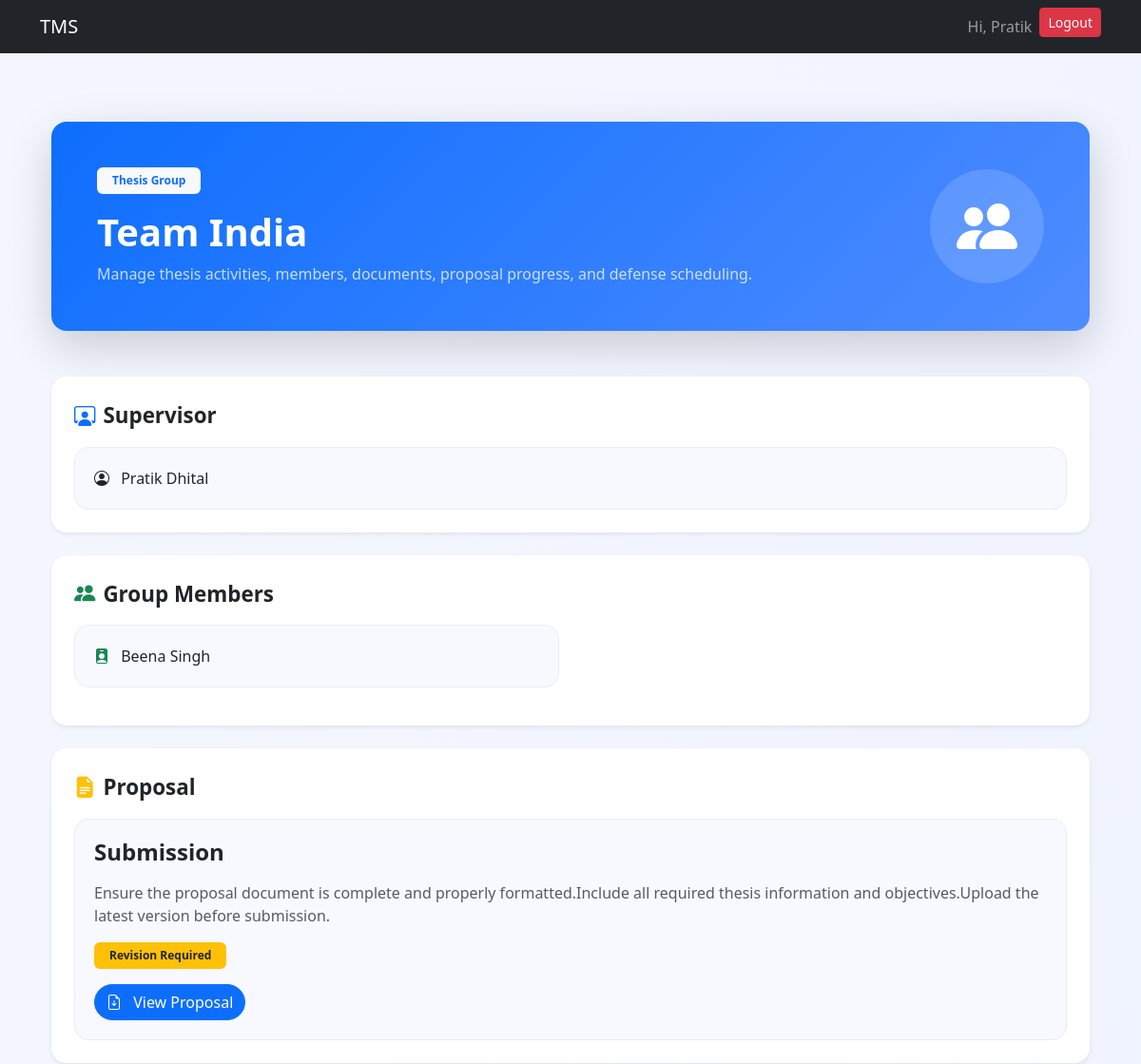
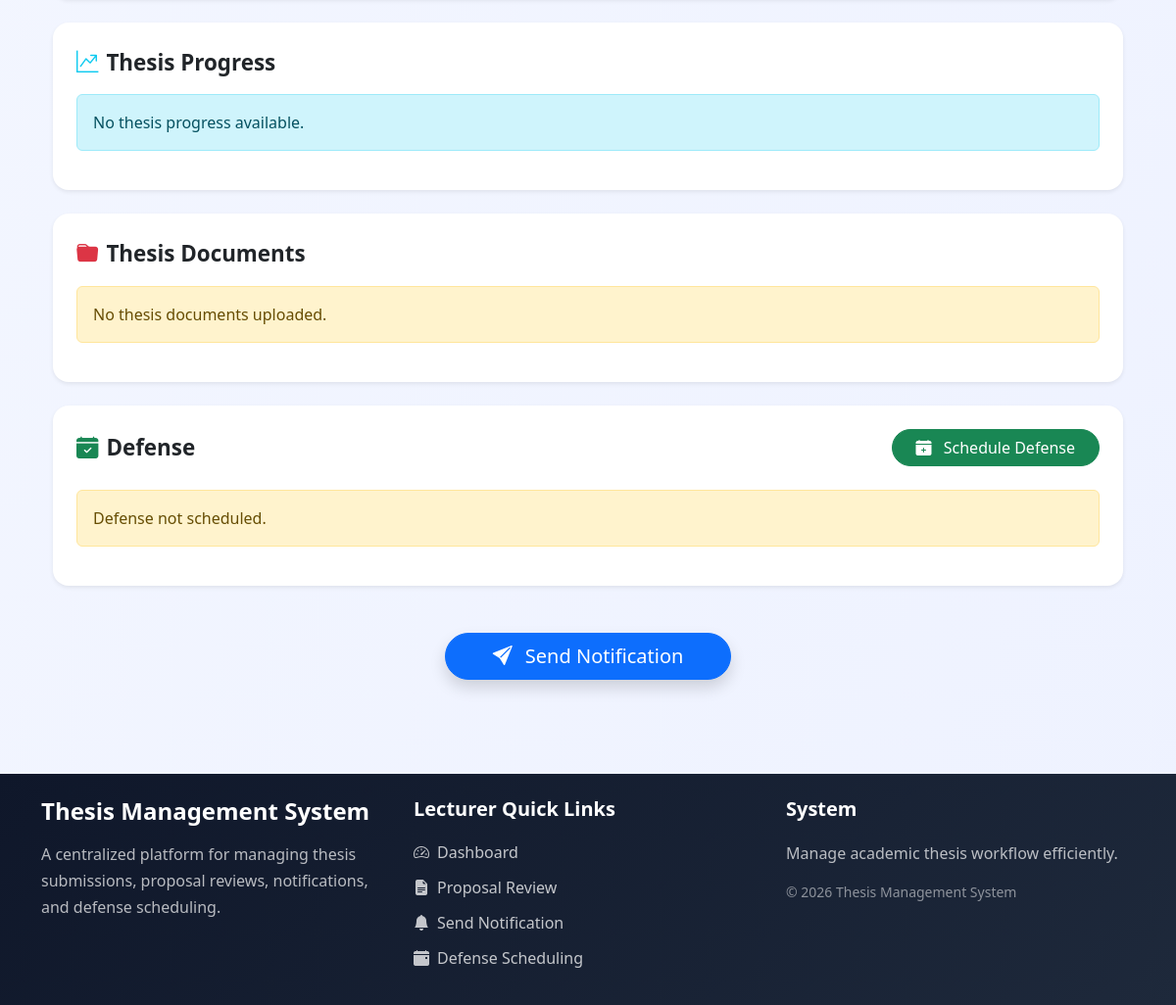
The page /thesis/lecturer/group/6/ (signed in) on the database its author committed (2 pictures, top to bottom).
### users/models.py (models this page shows, shortened)
class User(AbstractUser):
    username = models.CharField(max_length=100, unique=True)
    email = models.EmailField(unique=True)
    role = models.CharField(max_length=10, choices=ROLE_CHOICES)
    USERNAME_FIELD = "email"
    REQUIRED_FIELDS = ["username"]

class Lecturer(models.Model):
    user = models.OneToOneField(User, on_delete=models.CASCADE)
    full_name = models.CharField(max_length=150)
    designation = models.CharField(max_length=100, null=True, blank=True)
    faculty = models.ForeignKey(Faculty, on_delete=models.CASCADE, null=True, blank=True)
    department = models.ForeignKey(Department, on_delete=models.CASCADE, null=True, blank=True)
    is_supervisor = models.BooleanField(default=False)

class Student(models.Model):
    user = models.OneToOneField(User, on_delete=models.CASCADE)
    full_name = models.CharField(max_length=150)
    roll_no = models.PositiveIntegerField(null=True, blank=True)
    department = models.ForeignKey(Department, on_delete=models.CASCADE, null=True, blank=True)
    faculty = models.ForeignKey(Faculty, on_delete=models.CASCADE, null=True, blank=True)
    academic_level = models.ForeignKey(AcademicLevel, on_delete=models.CASCADE, null=True, blank=True)

### thesis/models.py (models this page shows, shortened)
class ThesisGroup(models.Model):
    name = models.CharField(max_length=100)
    supervisor = models.ForeignKey(Lecturer,on_delete=models.CASCADE,limit_choices_to={'is_supervisor': True})
    created_at = models.DateTimeField(auto_now_add=True)

class GroupMember(models.Model):
    group = models.ForeignKey(ThesisGroup,on_delete=models.CASCADE)
    student = models.OneToOneField(Student,on_delete=models.CASCADE)

class Proposal(models.Model):
    group = models.ForeignKey('ThesisGroup', on_delete=models.CASCADE, related_name='proposals')
    title = models.CharField(max_length=255)
    description = models.TextField()
    document = models.FileField(upload_to='proposal_documents/')
    submitted_at = models.DateTimeField(auto_now_add=True)
    status = models.ForeignKey(ThesisStatus,on_delete=models.CASCADE)
    lecturer_comment = models.TextField(null=True,blank=True)
    supervisor_comment = models.TextField(null=True,blank=True)
    reviewed_by_lecturer = models.ForeignKey(Lecturer,on_delete=models.SET_NULL,null=True,blank=True,related_name="lecturer_reviews")
    reviewed_at = models.DateTimeField(null=True,blank=True)
    version = models.IntegerField(default=1)
    submitted_at = models.DateTimeField(auto_now_add=True)

class ThesisStatus(models.Model):
    name = models.CharField(max_length=50, unique=True)

### users/decorators.py (the view)
    def wrapper(request, *args, **kwargs):
        if request.user.role != 'lecturer':
            return redirect('login')
        return view_func(request, *args, **kwargs)

### thesis/views.py (called while the page is built, shortened)
@login_required
@lecturer_required
def lecturer_group_detail(request, group_id):
    lecturer = Lecturer.objects.get(
        user=request.user
    )
    group = get_object_or_404(
        ThesisGroup,
        id=group_id,
        supervisor=lecturer
    )
    members = GroupMember.objects.filter(
        group=group
    )
    proposal = Proposal.objects.filter(
        group=group
    ).first()
    thesis = Thesis.objects.filter(
        proposal__group=group
    ).first()
    progress = []
    documents = []
    defense = None
    context = {
        'group': group,
        'members': members,
        'proposal': proposal,
        'thesis': thesis,
        'progress': progress,
        'documents': documents,
        'defense': defense,
    }
    return render(
        request,
        'thesis/lecturer_group_detail.html',
        context
    )

### thesis/templates/thesis/lecturer_group_detail.html (shortened to what this page needs)
{% extends "base.html" %}
{% block start %}
<div class="container py-5">
    <div class="group-header shadow-lg rounded-4 p-5 mb-5 text-white">
        <div class="d-flex flex-column flex-md-row justify-content-between align-items-center">
            <div>
                <span class="badge bg-light text-primary px-3 py-2 mb-3">
                    Thesis Group
                </span>
                <h1 class="fw-bold mb-2">
                    {{ group.name }}
                </h1>
                <p class="opacity-75 mb-0">
                    Manage thesis activities, members, documents,
                    proposal progress, and defense scheduling.
                </p>
            </div>
            <div class="mt-4 mt-md-0">
                <div class="group-icon">
                    <i class="bi bi-people-fill"></i>
                </div>
            </div>
        </div>
    </div>
    <div class="section-card shadow-sm rounded-4 p-4 mb-4">
        <div class="section-title">
            <i class="bi bi-person-workspace text-primary me-2"></i>
            Supervisor
        </div>
        <div class="info-card mt-3">
            <i class="bi bi-person-circle me-2"></i>
            {{ group.supervisor.full_name }}
        </div>
    </div>
    <div class="section-card shadow-sm rounded-4 p-4 mb-4">
        <div class="section-title">
            <i class="bi bi-people-fill text-success me-2"></i>
            Group Members
        </div>
        <div class="row mt-3">
            {% for member in members %}
            <div class="col-md-6 mb-3">
                <div class="member-card">
                    <i class="bi bi-person-badge-fill text-success me-2"></i>
                    {{ member.student.full_name }}
                </div>
            </div>
            {% endfor %}
        </div>
    </div>
    <div class="section-card shadow-sm rounded-4 p-4 mb-4">
        <div class="section-title">
            <i class="bi bi-file-earmark-text-fill text-warning me-2"></i>
            Proposal
        </div>
        {% if proposal %}
        <div class="proposal-card mt-3">
            <h4 class="fw-bold mb-3">
                {{ proposal.title }}
            </h4>
            <p class="text-muted">
                {{ proposal.description }}
            </p>
            <div class="mb-3">
                <span class="badge bg-warning text-dark px-3 py-2">
                    {{ proposal.status.name }}
                </span>
            </div>
            {% if proposal.document %}
            <a href="{{ proposal.document.url }}"
               class="btn btn-primary rounded-pill"
               target="_blank">
                <i class="bi bi-file-earmark-arrow-down me-2"></i>
                View Proposal
            </a>
            {% else %}
            <div class="alert alert-danger mt-3 mb-0">
                File Missing
            </div>
            {% endif %}
        </div>
        {% else %}
        <div class="alert alert-warning mt-3">
            No proposal submitted.
        </div>
        {% endif %}
    </div>
    <div class="section-card shadow-sm rounded-4 p-4 mb-4">
        <div class="section-title">
            <i class="bi bi-graph-up-arrow text-info me-2"></i>
            Thesis Progress
        </div>
        {% if progress %}
        <div class="timeline mt-4">
            {% for item in progress %}
            <div class="timeline-item">
                <div class="timeline-dot"></div>
                <div class="timeline-content">
                    <h5 class="fw-bold">
                        {{ item.title }}
                    </h5>
                    <p class="text-muted mb-2">
                        {{ item.description }}
                    </p>
                    <small class="text-secondary">
                        <i class="bi bi-clock me-1"></i>
                        {{ item.created_at }}
                    </small>
                </div>
            </div>
            {% endfor %}
        </div>
        {% else %}
        <div class="alert alert-info mt-3">
            No thesis progress available.
        </div>
        {% endif %}
    </div>
    <div class="section-card shadow-sm rounded-4 p-4 mb-4">
        <div class="section-title">
            <i class="bi bi-folder-fill text-danger me-2"></i>
            Thesis Documents
        </div>
        {% if documents %}
        <div class="row mt-3">
            {% for document in documents %}
            <div class="col-md-6 mb-3">
                <div class="document-card">
                    {% if document.file %}
                    <a href="{{ document.file.url }}"
                       target="_blank"
                       class="text-decoration-none">
                        <i class="bi bi-file-earmark-pdf-fill text-danger me-2"></i>
                        Open Document
                    </a>
                    {% else %}
                    <span class="text-danger">
                        File Missing
                    </span>
                    {% endif %}
                </div>
            </div>
            {% endfor %}
        </div>
        {% else %}
        <div class="alert alert-warning mt-3">
            No thesis documents uploaded.
        </div>
        {% endif %}
    </div>
    <div class="section-card shadow-sm rounded-4 p-4 mb-4">
        <div class="d-flex justify-content-between align-items-center flex-wrap">
            <div class="section-title mb-3 mb-md-0">
                <i class="bi bi-calendar-check-fill text-success me-2"></i>
                Defense
            </div>
            <a href="{% url 'schedule_defense' group.id %}"
               class="btn btn-success rounded-pill px-4">
                <i class="bi bi-calendar-plus-fill me-2"></i>
                Schedule Defense
            </a>
        </div>
        {% if defense %}
        <div class="defense-card mt-4">
            <div class="row">
                <div class="col-md-4 mb-3">
                    <div class="defense-info">
                        <h6>Date</h6>
                        <p>{{ defense.date }}</p>
                    </div>
                </div>
                <div class="col-md-4 mb-3">
                    <div class="defense-info">
                        <h6>Time</h6>
                        <p>{{ defense.time }}</p>
                    </div>
                </div>
                <div class="col-md-4 mb-3">
                    <div class="defense-info">
                        <h6>Venue</h6>
                        <p>{{ defense.venue }}</p>
                    </div>
                </div>
            </div>
        </div>
        {% else %}
        <div class="alert alert-warning mt-4">
            Defense not scheduled.
        </div>
        {% endif %}
    </div>
    <div class="text-center mt-5">
        <a href="{% url 'notification_center' %}"
           class="btn btn-primary btn-lg rounded-pill px-5 shadow">
            <i class="bi bi-send-fill me-2"></i>
            Send Notification
        </a>
    </div>
</div>
<link rel="stylesheet"
href="https://cdn.jsdelivr.net/npm/bootstrap-icons@1.11.3/font/bootstrap-icons.min.css">
{% endblock %}

### users/templates/base.html (shortened to what this page needs)
<!DOCTYPE html>
<html lang="en">
<head>
    <link href="https://cdn.jsdelivr.net/npm/bootstrap@5.3.8/dist/css/bootstrap.min.css" rel="stylesheet">
</head>
<body>
    <nav class="navbar navbar-expand-lg navbar-dark bg-dark">
        <div class="container">
            {% if request.user.is_authenticated %}
            {% if request.user.role == 'student' %}
            <a class="navbar-brand" href="{% url 'student_dashboard' %}">
                TMS
            </a>
            {% elif request.user.role == 'lecturer' %}
            <a class="navbar-brand" href="{% url 'lecturer_dashboard' %}">
                TMS
            </a>
            {% elif request.user.role == 'admin' %}
            <a class="navbar-brand" href="{% url 'admin_dashboard' %}">
                TMS
            </a>
            {% endif %}
            {% else %}
            <a class="navbar-brand" href="{% url 'login' %}">
                TMS
            </a>
            {% endif %}
            <div class="collapse navbar-collapse" id="navbarNav">
                <ul class="navbar-nav ms-auto">
                    {% if request.user.is_authenticated %}
                    <li class="nav-item">
                        <span class="nav-link">Hi, {{ request.user.first_name }}</span>
                    </li>
                    <li class="nav-item">
                        <a href="/logout/" class="btn btn-danger btn-sm">Logout</a>
                    </li>
                    {% endif %}
                </ul>
            </div>
        </div>
    </nav>
    <div class="container mt-4">
        {% block start %}
        {% endblock %}
    </div>
    <footer class="footer-section mt-5">
        <div class="container py-4">
            <div class="row g-4">
                <div class="col-lg-4">
                    <h4 class="fw-bold text-white mb-3">
                        Thesis Management System
                    </h4>
                    <p class="footer-text">
                        A centralized platform for managing thesis submissions,
                        proposal reviews, notifications, and defense scheduling.
                    </p>
                </div>
                {% if request.user.role == "lecturer" %}
                <div class="col-lg-4">
                    <h5 class="footer-title">
                        Lecturer Quick Links
                    </h5>
                    <ul class="footer-links">
                        <li>
                            <a href="{% url 'lecturer_dashboard' %}">
                                <i class="bi bi-speedometer2 me-2"></i>
                                Dashboard
                            </a>
                        </li>
                        <li>
                            <a href="{% url 'lecturer_proposals' %}">
                                <i class="bi bi-file-earmark-text-fill me-2"></i>
                                Proposal Review
                            </a>
                        </li>
                        <li>
                            <a href="{% url 'notification_center' %}">
                                <i class="bi bi-bell-fill me-2"></i>
                                Send Notification
                            </a>
                        </li>
                        <li>
                            <a href="{% url 'lecturer_groups' %}">
                                <i class="bi bi-calendar-event-fill me-2"></i>
                                Defense Scheduling
                            </a>
                        </li>
                    </ul>
                </div>
                {% endif %}
                <div class="col-lg-4">
                    <h5 class="footer-title">
                        System
                    </h5>
                    <p class="footer-text mb-2">
                        Manage academic thesis workflow efficiently.
                    </p>
                    <p class="footer-copy">
                        © 2026 Thesis Management System
                    </p>
                </div>
            </div>
        </div>
    </footer>
    <link rel="stylesheet" href="https://cdn.jsdelivr.net/npm/bootstrap-icons@1.11.3/font/bootstrap-icons.min.css">
</body>
</html>

### thesis/templates/thesis/lecturer_group_detail.html (style rules this page uses)
body { background: linear-gradient(to bottom right, #f4f7ff, #eef2ff); }
.rounded-4 { border-radius: 1.3rem; }
.group-header { background: linear-gradient(135deg, #0d6efd, #4f8cff); }
.group-icon { width: 120px; height: 120px; border-radius: 50%; background: rgba(255,255,255,0.15); display: flex; align-items: center; justify-content: center; font-size: 4rem; }
.section-card { background: white; }
.section-title { font-size: 1.4rem; font-weight: 700; display: flex; align-items: center; }
.info-card, .member-card, .document-card, .proposal-card, .defense-card { background: #f8f9ff; border: 1px solid #e9ecef; border-radius: 15px; padding: 20px; }
.member-card, .document-card { transition: 0.3s ease; }

### users/templates/base.html (style rules this page uses)
.footer-section { background: linear-gradient(135deg, #0f172a, #1e293b); color: white; margin-top: 80px; }
.footer-title { font-weight: 700; margin-bottom: 20px; color: #ffffff; }
.footer-text { color: rgba(255, 255, 255, 0.7); line-height: 1.7; }
.footer-copy { color: rgba(255, 255, 255, 0.5); margin-top: 15px; font-size: 14px; }
.footer-links { list-style: none; padding: 0; margin: 0; }
.footer-links li { margin-bottom: 12px; }
.footer-links a { color: rgba(255, 255, 255, 0.75); text-decoration: none; transition: 0.3s ease; display: inline-flex; align-items: center; }

### rows shown on the page
User: user.first_name "Pratik"
ThesisGroup: name "Team India", supervisor.full_name "Pratik Dhital"
GroupMember: student.full_name "Beena Singh"
Proposal: title "Submission", description "Ensure the proposal document is complete and properly formatted.Include all required thesis information and objectives.Upload the latest version before submission.", status.name "Revision Required"
